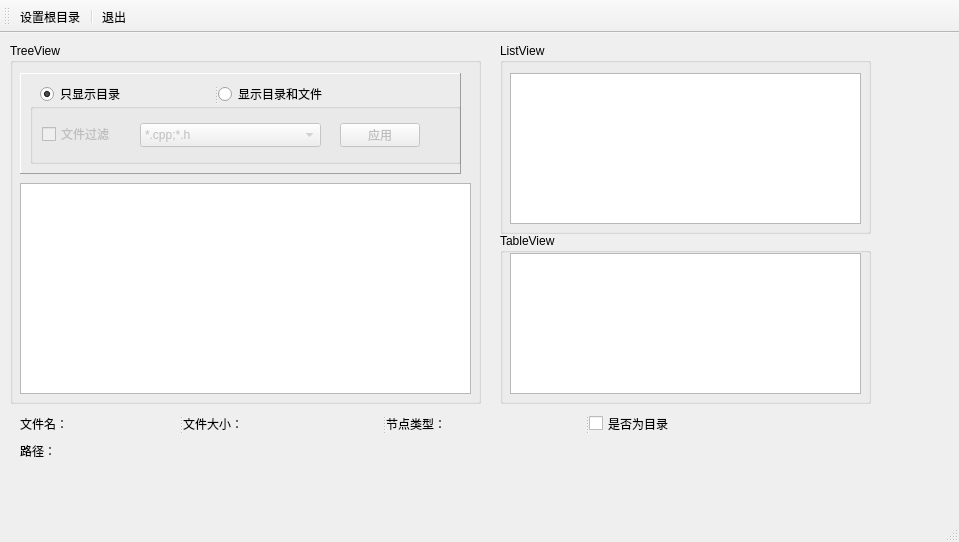
<?xml version="1.0" encoding="UTF-8"?>
<ui version="4.0">
 <class>MainWindow</class>
 <widget class="QMainWindow" name="MainWindow">
  <property name="geometry">
   <rect>
    <x>0</x>
    <y>0</y>
    <width>959</width>
    <height>542</height>
   </rect>
  </property>
  <property name="windowTitle">
   <string>File System</string>
  </property>
  <property name="windowIcon">
   <iconset resource="rsc.qrc">
    <normaloff>:/icons/icons/2.png</normaloff>:/icons/icons/2.png</iconset>
  </property>
  <property name="toolButtonStyle">
   <enum>Qt::ToolButtonTextUnderIcon</enum>
  </property>
  <widget class="QWidget" name="centralwidget">
   <widget class="QGroupBox" name="groupBox">
    <property name="geometry">
     <rect>
      <x>10</x>
      <y>10</y>
      <width>471</width>
      <height>361</height>
     </rect>
    </property>
    <property name="title">
     <string>TreeView</string>
    </property>
    <widget class="QTreeView" name="treeView">
     <property name="geometry">
      <rect>
       <x>10</x>
       <y>140</y>
       <width>451</width>
       <height>211</height>
      </rect>
     </property>
    </widget>
    <widget class="QFrame" name="frame">
     <property name="geometry">
      <rect>
       <x>10</x>
       <y>30</y>
       <width>441</width>
       <height>101</height>
      </rect>
     </property>
     <property name="frameShape">
      <enum>QFrame::Panel</enum>
     </property>
     <property name="frameShadow">
      <enum>QFrame::Raised</enum>
     </property>
     <widget class="QGroupBox" name="groupBox_filter">
      <property name="enabled">
       <bool>false</bool>
      </property>
      <property name="geometry">
       <rect>
        <x>10</x>
        <y>30</y>
        <width>431</width>
        <height>61</height>
       </rect>
      </property>
      <property name="title">
       <string/>
      </property>
      <widget class="QCheckBox" name="checkBox_filter">
       <property name="geometry">
        <rect>
         <x>12</x>
         <y>20</y>
         <width>73</width>
         <height>22</height>
        </rect>
       </property>
       <property name="text">
        <string>文件过滤</string>
       </property>
      </widget>
      <widget class="QComboBox" name="comboBox">
       <property name="enabled">
        <bool>false</bool>
       </property>
       <property name="geometry">
        <rect>
         <x>110</x>
         <y>20</y>
         <width>181</width>
         <height>24</height>
        </rect>
       </property>
       <item>
        <property name="text">
         <string>*.cpp;*.h</string>
        </property>
       </item>
       <item>
        <property name="text">
         <string>*.*</string>
        </property>
       </item>
       <item>
        <property name="text">
         <string>*.ui</string>
        </property>
       </item>
       <item>
        <property name="text">
         <string>*.jpg;*.png</string>
        </property>
       </item>
       <item>
        <property name="text">
         <string>*.txt</string>
        </property>
       </item>
       <item>
        <property name="text">
         <string>*.exe</string>
        </property>
       </item>
      </widget>
      <widget class="QPushButton" name="pushButton_apply">
       <property name="enabled">
        <bool>false</bool>
       </property>
       <property name="geometry">
        <rect>
         <x>310</x>
         <y>20</y>
         <width>80</width>
         <height>24</height>
        </rect>
       </property>
       <property name="text">
        <string>应用</string>
       </property>
      </widget>
     </widget>
     <widget class="QSplitter" name="splitter">
      <property name="geometry">
       <rect>
        <x>20</x>
        <y>10</y>
        <width>401</width>
        <height>22</height>
       </rect>
      </property>
      <property name="orientation">
       <enum>Qt::Horizontal</enum>
      </property>
      <widget class="QRadioButton" name="radioButton_only_dir">
       <property name="text">
        <string>只显示目录</string>
       </property>
       <property name="checked">
        <bool>true</bool>
       </property>
      </widget>
      <widget class="QRadioButton" name="radioButton_all">
       <property name="text">
        <string>显示目录和文件</string>
       </property>
      </widget>
     </widget>
    </widget>
   </widget>
   <widget class="QGroupBox" name="groupBox_2">
    <property name="geometry">
     <rect>
      <x>500</x>
      <y>10</y>
      <width>371</width>
      <height>191</height>
     </rect>
    </property>
    <property name="title">
     <string>ListView</string>
    </property>
    <widget class="QListView" name="listView">
     <property name="geometry">
      <rect>
       <x>10</x>
       <y>30</y>
       <width>351</width>
       <height>151</height>
      </rect>
     </property>
    </widget>
   </widget>
   <widget class="QGroupBox" name="groupBox_3">
    <property name="geometry">
     <rect>
      <x>500</x>
      <y>200</y>
      <width>371</width>
      <height>171</height>
     </rect>
    </property>
    <property name="title">
     <string>TableView</string>
    </property>
    <widget class="QTableView" name="tableView">
     <property name="geometry">
      <rect>
       <x>10</x>
       <y>20</y>
       <width>351</width>
       <height>141</height>
      </rect>
     </property>
    </widget>
   </widget>
   <widget class="QLabel" name="label_filepath">
    <property name="geometry">
     <rect>
      <x>20</x>
      <y>410</y>
      <width>731</width>
      <height>16</height>
     </rect>
    </property>
    <property name="text">
     <string>路径：</string>
    </property>
   </widget>
   <widget class="QSplitter" name="splitter_3">
    <property name="geometry">
     <rect>
      <x>20</x>
      <y>380</y>
      <width>851</width>
      <height>21</height>
     </rect>
    </property>
    <property name="orientation">
     <enum>Qt::Horizontal</enum>
    </property>
    <widget class="QLabel" name="label_filename">
     <property name="text">
      <string>文件名：</string>
     </property>
    </widget>
    <widget class="QLabel" name="label_filesize">
     <property name="text">
      <string>文件大小：</string>
     </property>
    </widget>
    <widget class="QLabel" name="label_filetype">
     <property name="text">
      <string>节点类型：</string>
     </property>
    </widget>
    <widget class="QCheckBox" name="checkBox_is_dir">
     <property name="text">
      <string>是否为目录</string>
     </property>
    </widget>
   </widget>
  </widget>
  <widget class="QStatusBar" name="statusbar"/>
  <widget class="QToolBar" name="toolBar">
   <property name="windowTitle">
    <string>toolBar</string>
   </property>
   <attribute name="toolBarArea">
    <enum>TopToolBarArea</enum>
   </attribute>
   <attribute name="toolBarBreak">
    <bool>false</bool>
   </attribute>
   <addaction name="action_root_dir"/>
   <addaction name="separator"/>
   <addaction name="action_quit"/>
  </widget>
  <action name="action_root_dir">
   <property name="icon">
    <iconset resource="rsc.qrc">
     <normaloff>:/icons/icons/3.png</normaloff>:/icons/icons/3.png</iconset>
   </property>
   <property name="text">
    <string>设置根目录</string>
   </property>
  </action>
  <action name="action_quit">
   <property name="icon">
    <iconset resource="rsc.qrc">
     <normaloff>:/icons/icons/5.png</normaloff>:/icons/icons/5.png</iconset>
   </property>
   <property name="text">
    <string>退出</string>
   </property>
  </action>
 </widget>
 <resources>
  <include location="rsc.qrc"/>
 </resources>
 <connections>
  <connection>
   <sender>action_quit</sender>
   <signal>triggered()</signal>
   <receiver>MainWindow</receiver>
   <slot>close()</slot>
   <hints>
    <hint type="sourcelabel">
     <x>-1</x>
     <y>-1</y>
    </hint>
    <hint type="destinationlabel">
     <x>479</x>
     <y>270</y>
    </hint>
   </hints>
  </connection>
 </connections>
</ui>
